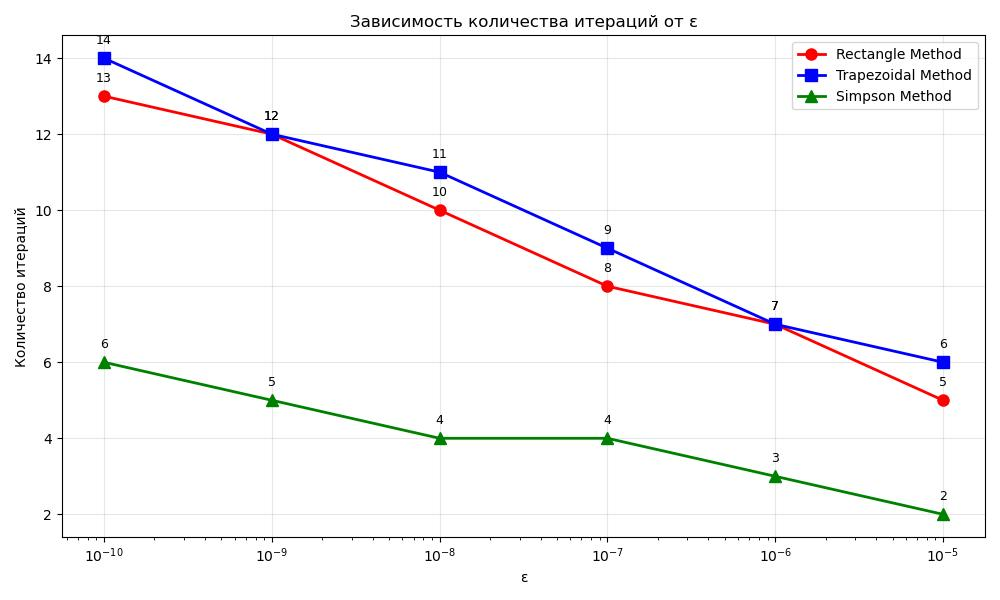

Source code (Python):
import matplotlib.pyplot as plt
import numpy as np

rect = []
trap = []
simp = []
epsilons = []
flag = 0
current_epsilon_index = -1  # отслеживаем текущий ε

f = open("out.txt", "r")
for line in f:
    line = line.strip()
    
    if "e = " in line:
        epsilons.append(float(line[4:]))
        current_epsilon_index += 1
        # Добавляем новые списки для каждого ε
        rect.append([])
        trap.append([])
        simp.append([])
        continue
    
    if "--" in line:
        continue
    
    if "Rectangle Method" in line:
        flag = 1
        continue
    elif "Trapezoidal Method" in line:
        flag = 2
        continue
    elif "Simpson Method" in line:
        flag = 3
        continue

    if line:  # если строка не пустая
        if flag == 1:
            rect[current_epsilon_index].append(float(line))
        elif flag == 2:
            trap[current_epsilon_index].append(float(line))
        elif flag == 3:
            simp[current_epsilon_index].append(float(line))

f.close()

rect_iterations = [len(r) for r in rect]
trap_iterations = [len(t) for t in trap]
simp_iterations = [len(s) for s in simp]

data = {
    'Rectangle Method': rect_iterations,
    'Trapezoidal Method': trap_iterations,
    'Simpson Method': simp_iterations
}

plt.figure(figsize=(10, 6))

colors = ['red', 'blue', 'green']
markers = ['o', 's', '^']

for (method, iterations), color, marker in zip(data.items(), colors, markers):
    plt.plot(epsilons, iterations, marker=marker, color=color, 
             label=method, linewidth=2, markersize=8)

plt.title('Зависимость количества итераций от ε')
plt.xlabel('ε')
plt.ylabel('Количество итераций')
plt.xscale('log')
plt.legend()
plt.grid(True, alpha=0.3)

# Добавляем подписи значений
for method, iterations in data.items():
    for eps, it in zip(epsilons, iterations):
        plt.annotate(str(it), (eps, it), textcoords="offset points", 
                    xytext=(0, 10), ha='center', fontsize=9)

plt.tight_layout()
plt.savefig("graphics.jpg")
plt.show()
